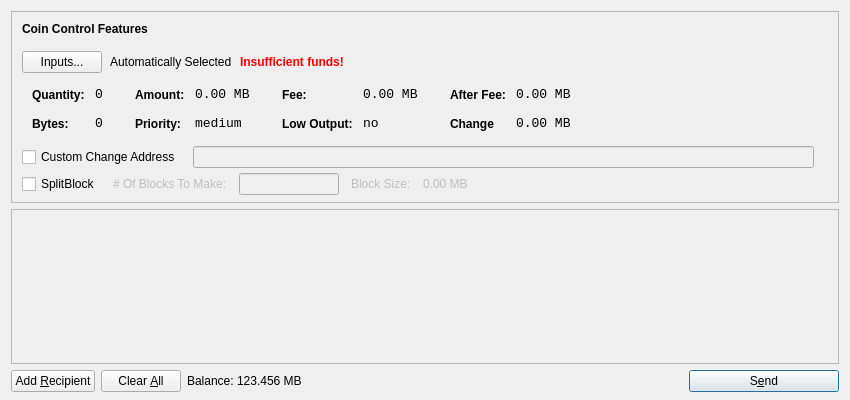
<?xml version="1.0" encoding="UTF-8"?>
<ui version="4.0">
 <class>SendCoinsDialog</class>
 <widget class="QDialog" name="SendCoinsDialog">
  <property name="geometry">
   <rect>
    <x>0</x>
    <y>0</y>
    <width>850</width>
    <height>400</height>
   </rect>
  </property>
  <property name="windowTitle">
   <string>Send Coins</string>
  </property>
  <layout class="QVBoxLayout" name="verticalLayout" stretch="0,1,0">
   <property name="bottomMargin">
    <number>8</number>
   </property>
   <item>
    <widget class="QFrame" name="frameCoinControl">
     <property name="sizePolicy">
      <sizepolicy hsizetype="Expanding" vsizetype="Expanding">
       <horstretch>0</horstretch>
       <verstretch>0</verstretch>
      </sizepolicy>
     </property>
     <property name="maximumSize">
      <size>
       <width>16777215</width>
       <height>16777215</height>
      </size>
     </property>
     <property name="frameShape">
      <enum>QFrame::StyledPanel</enum>
     </property>
     <property name="frameShadow">
      <enum>QFrame::Sunken</enum>
     </property>
     <layout class="QVBoxLayout" name="verticalLayoutCoinControl2">
      <property name="spacing">
       <number>-1</number>
      </property>
      <property name="leftMargin">
       <number>0</number>
      </property>
      <property name="topMargin">
       <number>0</number>
      </property>
      <property name="rightMargin">
       <number>0</number>
      </property>
      <property name="bottomMargin">
       <number>6</number>
      </property>
      <item>
       <layout class="QVBoxLayout" name="verticalLayoutCoinControl" stretch="0,0,0,0,1">
        <property name="spacing">
         <number>0</number>
        </property>
        <property name="leftMargin">
         <number>10</number>
        </property>
        <property name="topMargin">
         <number>10</number>
        </property>
        <item>
         <layout class="QHBoxLayout" name="horizontalLayoutCoinControl1">
          <property name="bottomMargin">
           <number>15</number>
          </property>
          <item>
           <widget class="QLabel" name="labelCoinControlFeatures">
            <property name="sizePolicy">
             <sizepolicy hsizetype="Preferred" vsizetype="Maximum">
              <horstretch>0</horstretch>
              <verstretch>0</verstretch>
             </sizepolicy>
            </property>
            <property name="font">
             <font>
              <weight>75</weight>
              <bold>true</bold>
             </font>
            </property>
            <property name="styleSheet">
             <string notr="true">font-weight:bold;</string>
            </property>
            <property name="text">
             <string>Coin Control Features</string>
            </property>
           </widget>
          </item>
         </layout>
        </item>
        <item>
         <layout class="QHBoxLayout" name="horizontalLayoutCoinControl2" stretch="0,0,0,0">
          <property name="spacing">
           <number>8</number>
          </property>
          <property name="bottomMargin">
           <number>10</number>
          </property>
          <item>
           <widget class="QPushButton" name="pushButtonCoinControl">
            <property name="styleSheet">
             <string notr="true"/>
            </property>
            <property name="text">
             <string>Inputs...</string>
            </property>
           </widget>
          </item>
          <item>
           <widget class="QLabel" name="labelCoinControlAutomaticallySelected">
            <property name="text">
             <string>Automatically Selected</string>
            </property>
            <property name="margin">
             <number>5</number>
            </property>
           </widget>
          </item>
          <item>
           <widget class="QLabel" name="labelCoinControlInsuffFunds">
            <property name="font">
             <font>
              <weight>75</weight>
              <bold>true</bold>
             </font>
            </property>
            <property name="styleSheet">
             <string notr="true">color:red;font-weight:bold;</string>
            </property>
            <property name="text">
             <string>Insufficient funds!</string>
            </property>
            <property name="margin">
             <number>5</number>
            </property>
           </widget>
          </item>
          <item>
           <spacer name="horizontalSpacerCoinControl">
            <property name="orientation">
             <enum>Qt::Horizontal</enum>
            </property>
            <property name="sizeHint" stdset="0">
             <size>
              <width>40</width>
              <height>1</height>
             </size>
            </property>
           </spacer>
          </item>
         </layout>
        </item>
        <item>
         <widget class="QWidget" name="widgetCoinControl" native="true">
          <property name="sizePolicy">
           <sizepolicy hsizetype="Preferred" vsizetype="Preferred">
            <horstretch>0</horstretch>
            <verstretch>0</verstretch>
           </sizepolicy>
          </property>
          <property name="minimumSize">
           <size>
            <width>0</width>
            <height>0</height>
           </size>
          </property>
          <property name="styleSheet">
           <string notr="true"/>
          </property>
          <layout class="QHBoxLayout" name="horizontalLayoutCoinControl5">
           <property name="margin">
            <number>0</number>
           </property>
           <item>
            <layout class="QHBoxLayout" name="horizontalLayoutCoinControl3" stretch="0,0,0,1">
             <property name="spacing">
              <number>20</number>
             </property>
             <property name="topMargin">
              <number>0</number>
             </property>
             <property name="bottomMargin">
              <number>10</number>
             </property>
             <item>
              <layout class="QFormLayout" name="formLayoutCoinControl1">
               <property name="horizontalSpacing">
                <number>10</number>
               </property>
               <property name="verticalSpacing">
                <number>14</number>
               </property>
               <property name="leftMargin">
                <number>10</number>
               </property>
               <property name="topMargin">
                <number>4</number>
               </property>
               <property name="rightMargin">
                <number>6</number>
               </property>
               <item row="0" column="0">
                <widget class="QLabel" name="labelCoinControlQuantityText">
                 <property name="styleSheet">
                  <string notr="true">font-weight:bold;</string>
                 </property>
                 <property name="text">
                  <string>Quantity:</string>
                 </property>
                 <property name="margin">
                  <number>0</number>
                 </property>
                </widget>
               </item>
               <item row="0" column="1">
                <widget class="QLabel" name="labelCoinControlQuantity">
                 <property name="font">
                  <font>
                   <family>Monospace</family>
                   <pointsize>10</pointsize>
                  </font>
                 </property>
                 <property name="cursor">
                  <cursorShape>IBeamCursor</cursorShape>
                 </property>
                 <property name="contextMenuPolicy">
                  <enum>Qt::ActionsContextMenu</enum>
                 </property>
                 <property name="text">
                  <string>0</string>
                 </property>
                 <property name="margin">
                  <number>0</number>
                 </property>
                 <property name="textInteractionFlags">
                  <set>Qt::LinksAccessibleByMouse|Qt::TextSelectableByKeyboard|Qt::TextSelectableByMouse</set>
                 </property>
                </widget>
               </item>
               <item row="1" column="0">
                <widget class="QLabel" name="labelCoinControlBytesText">
                 <property name="styleSheet">
                  <string notr="true">font-weight:bold;</string>
                 </property>
                 <property name="text">
                  <string>Bytes:</string>
                 </property>
                </widget>
               </item>
               <item row="1" column="1">
                <widget class="QLabel" name="labelCoinControlBytes">
                 <property name="font">
                  <font>
                   <family>Monospace</family>
                   <pointsize>10</pointsize>
                  </font>
                 </property>
                 <property name="cursor">
                  <cursorShape>IBeamCursor</cursorShape>
                 </property>
                 <property name="contextMenuPolicy">
                  <enum>Qt::ActionsContextMenu</enum>
                 </property>
                 <property name="text">
                  <string>0</string>
                 </property>
                 <property name="textInteractionFlags">
                  <set>Qt::LinksAccessibleByMouse|Qt::TextSelectableByKeyboard|Qt::TextSelectableByMouse</set>
                 </property>
                </widget>
               </item>
              </layout>
             </item>
             <item>
              <layout class="QFormLayout" name="formLayoutCoinControl2">
               <property name="horizontalSpacing">
                <number>10</number>
               </property>
               <property name="verticalSpacing">
                <number>14</number>
               </property>
               <property name="leftMargin">
                <number>6</number>
               </property>
               <property name="topMargin">
                <number>4</number>
               </property>
               <property name="rightMargin">
                <number>6</number>
               </property>
               <item row="0" column="0">
                <widget class="QLabel" name="labelCoinControlAmountText">
                 <property name="styleSheet">
                  <string notr="true">font-weight:bold;</string>
                 </property>
                 <property name="text">
                  <string>Amount:</string>
                 </property>
                 <property name="margin">
                  <number>0</number>
                 </property>
                </widget>
               </item>
               <item row="0" column="1">
                <widget class="QLabel" name="labelCoinControlAmount">
                 <property name="font">
                  <font>
                   <family>Monospace</family>
                   <pointsize>10</pointsize>
                  </font>
                 </property>
                 <property name="cursor">
                  <cursorShape>IBeamCursor</cursorShape>
                 </property>
                 <property name="contextMenuPolicy">
                  <enum>Qt::ActionsContextMenu</enum>
                 </property>
                 <property name="text">
                  <string>0.00 MB</string>
                 </property>
                 <property name="textInteractionFlags">
                  <set>Qt::LinksAccessibleByMouse|Qt::TextSelectableByKeyboard|Qt::TextSelectableByMouse</set>
                 </property>
                </widget>
               </item>
               <item row="1" column="0">
                <widget class="QLabel" name="labelCoinControlPriorityText">
                 <property name="styleSheet">
                  <string notr="true">font-weight:bold;</string>
                 </property>
                 <property name="text">
                  <string>Priority:</string>
                 </property>
                </widget>
               </item>
               <item row="1" column="1">
                <widget class="QLabel" name="labelCoinControlPriority">
                 <property name="font">
                  <font>
                   <family>Monospace</family>
                   <pointsize>10</pointsize>
                  </font>
                 </property>
                 <property name="cursor">
                  <cursorShape>IBeamCursor</cursorShape>
                 </property>
                 <property name="contextMenuPolicy">
                  <enum>Qt::ActionsContextMenu</enum>
                 </property>
                 <property name="text">
                  <string>medium</string>
                 </property>
                 <property name="textInteractionFlags">
                  <set>Qt::LinksAccessibleByMouse|Qt::TextSelectableByKeyboard|Qt::TextSelectableByMouse</set>
                 </property>
                </widget>
               </item>
              </layout>
             </item>
             <item>
              <layout class="QFormLayout" name="formLayoutCoinControl3">
               <property name="horizontalSpacing">
                <number>10</number>
               </property>
               <property name="verticalSpacing">
                <number>14</number>
               </property>
               <property name="leftMargin">
                <number>6</number>
               </property>
               <property name="topMargin">
                <number>4</number>
               </property>
               <property name="rightMargin">
                <number>6</number>
               </property>
               <item row="0" column="0">
                <widget class="QLabel" name="labelCoinControlFeeText">
                 <property name="styleSheet">
                  <string notr="true">font-weight:bold;</string>
                 </property>
                 <property name="text">
                  <string>Fee:</string>
                 </property>
                 <property name="margin">
                  <number>0</number>
                 </property>
                </widget>
               </item>
               <item row="0" column="1">
                <widget class="QLabel" name="labelCoinControlFee">
                 <property name="font">
                  <font>
                   <family>Monospace</family>
                   <pointsize>10</pointsize>
                  </font>
                 </property>
                 <property name="cursor">
                  <cursorShape>IBeamCursor</cursorShape>
                 </property>
                 <property name="contextMenuPolicy">
                  <enum>Qt::ActionsContextMenu</enum>
                 </property>
                 <property name="text">
                  <string>0.00 MB</string>
                 </property>
                 <property name="textInteractionFlags">
                  <set>Qt::LinksAccessibleByMouse|Qt::TextSelectableByKeyboard|Qt::TextSelectableByMouse</set>
                 </property>
                </widget>
               </item>
               <item row="1" column="0">
                <widget class="QLabel" name="labelCoinControlLowOutputText">
                 <property name="styleSheet">
                  <string notr="true">font-weight:bold;</string>
                 </property>
                 <property name="text">
                  <string>Low Output:</string>
                 </property>
                </widget>
               </item>
               <item row="1" column="1">
                <widget class="QLabel" name="labelCoinControlLowOutput">
                 <property name="font">
                  <font>
                   <family>Monospace</family>
                   <pointsize>10</pointsize>
                  </font>
                 </property>
                 <property name="cursor">
                  <cursorShape>IBeamCursor</cursorShape>
                 </property>
                 <property name="contextMenuPolicy">
                  <enum>Qt::ActionsContextMenu</enum>
                 </property>
                 <property name="text">
                  <string>no</string>
                 </property>
                 <property name="textInteractionFlags">
                  <set>Qt::LinksAccessibleByMouse|Qt::TextSelectableByKeyboard|Qt::TextSelectableByMouse</set>
                 </property>
                </widget>
               </item>
              </layout>
             </item>
             <item>
              <layout class="QFormLayout" name="formLayoutCoinControl4">
               <property name="fieldGrowthPolicy"> 
                <enum>QFormLayout::AllNonFixedFieldsGrow</enum> 
               </property>
               <property name="horizontalSpacing">
                <number>10</number>
               </property>
               <property name="verticalSpacing">
                <number>14</number>
               </property>
               <property name="leftMargin">
                <number>6</number>
               </property>
               <property name="topMargin">
                <number>4</number>
               </property>
               <property name="rightMargin">
                <number>6</number>
               </property>
               <item row="0" column="0">
                <widget class="QLabel" name="labelCoinControlAfterFeeText">
                 <property name="styleSheet">
                  <string notr="true">font-weight:bold;</string>
                 </property>
                 <property name="text">
                  <string>After Fee:</string>
                 </property>
                 <property name="margin">
                  <number>0</number>
                 </property>
                </widget>
               </item>
               <item row="0" column="1">
                <widget class="QLabel" name="labelCoinControlAfterFee">
                 <property name="font">
                  <font>
                   <family>Monospace</family>
                   <pointsize>10</pointsize>
                  </font>
                 </property>
                 <property name="cursor">
                  <cursorShape>IBeamCursor</cursorShape>
                 </property>
                 <property name="contextMenuPolicy">
                  <enum>Qt::ActionsContextMenu</enum>
                 </property>
                 <property name="text">
                  <string>0.00 MB</string>
                 </property>
                 <property name="textInteractionFlags">
                  <set>Qt::LinksAccessibleByMouse|Qt::TextSelectableByKeyboard|Qt::TextSelectableByMouse</set>
                 </property>
                </widget>
               </item>
               <item row="1" column="0">
                <widget class="QLabel" name="labelCoinControlChangeText">
                 <property name="styleSheet">
                  <string notr="true">font-weight:bold;</string>
                 </property>
                 <property name="text">
                  <string>Change</string>
                 </property>
                </widget>
               </item>
               <item row="1" column="1">
                <widget class="QLabel" name="labelCoinControlChange">
                 <property name="font">
                  <font>
                   <family>Monospace</family>
                   <pointsize>10</pointsize>
                  </font>
                 </property>
                 <property name="cursor">
                  <cursorShape>IBeamCursor</cursorShape>
                 </property>
                 <property name="contextMenuPolicy">
                  <enum>Qt::ActionsContextMenu</enum>
                 </property>
                 <property name="text">
                  <string>0.00 MB</string>
                 </property>
                 <property name="textInteractionFlags">
                  <set>Qt::LinksAccessibleByMouse|Qt::TextSelectableByKeyboard|Qt::TextSelectableByMouse</set>
                 </property>
                </widget>
               </item>
              </layout>
             </item>
            </layout>
           </item>
          </layout>
         </widget>
        </item>
        <item>
         <layout class="QHBoxLayout" name="horizontalLayoutCoinControl4" stretch="0,0,0">
          <property name="spacing">
           <number>12</number>
          </property>
          <property name="sizeConstraint">
           <enum>QLayout::SetDefaultConstraint</enum>
          </property>
          <property name="topMargin">
           <number>5</number>
          </property>
          <property name="rightMargin">
           <number>5</number>
          </property>
          <item>
           <widget class="QCheckBox" name="checkBoxCoinControlChange">
            <property name="text">
             <string>Custom Change Address</string>
            </property>
           </widget>
          </item>
          <item>
           <widget class="QLineEdit" name="lineEditCoinControlChange">
            <property name="enabled">
             <bool>false</bool>
            </property>
            <property name="sizePolicy">
             <sizepolicy hsizetype="Expanding" vsizetype="Fixed">
              <horstretch>0</horstretch>
              <verstretch>0</verstretch>
             </sizepolicy>
            </property>
           </widget>
          </item>
          <item>
           <widget class="QLabel" name="labelCoinControlChangeLabel">
            <property name="sizePolicy">
             <sizepolicy hsizetype="Preferred" vsizetype="Expanding">
              <horstretch>0</horstretch>
              <verstretch>0</verstretch>
             </sizepolicy>
            </property>
            <property name="minimumSize">
             <size>
              <width>0</width>
              <height>0</height>
             </size>
            </property>
            <property name="text">
             <string/>
            </property>
            <property name="margin">
             <number>3</number>
            </property>
           </widget>
          </item>
         </layout>
        </item>
        <item>
         <layout class="QHBoxLayout" name="horizontalLayoutCoinControl4a" stretch="0,0,0,0">
          <property name="alignment" >
         <set>Qt::AlignLeft</set>
          </property>
          <property name="spacing">
           <number>12</number>
          </property>
          <property name="sizeConstraint">
           <enum>QLayout::SetDefaultConstraint</enum>
          </property>
          <property name="topMargin">
           <number>5</number>
          </property>
          <property name="rightMargin">
           <number>5</number>
          </property>
           <item> 
           <widget class="QCheckBox" name="splitBlockCheckBox"> 
            <property name="text"> 
             <string>SplitBlock</string> 
            </property> 
           </widget> 
          </item> 
          <item> 
           <widget class="QLabel" name="labelBlocksToMakeText"> 
            <property name="enabled"> 
             <bool>false</bool> 
            </property> 
            <property name="text"> 
             <string># Of Blocks To Make:</string> 
            </property> 
           </widget> 
          </item>
          <item> 
           <widget class="QLineEdit" name="splitBlockLineEdit"> 
            <property name="enabled"> 
             <bool>false</bool> 
            </property> 
            <property name="sizePolicy"> 
             <sizepolicy hsizetype="Fixed" vsizetype="Fixed"> 
              <horstretch>0</horstretch> 
              <verstretch>0</verstretch> 
             </sizepolicy> 
            </property> 
            <property name="maximumSize"> 
             <size> 
              <width>100</width> 
              <height>16777215</height> 
             </size> 
            </property> 
           </widget> 
          </item> 
          <item> 
           <widget class="QLabel" name="labelBlockSizeText"> 
            <property name="enabled"> 
             <bool>false</bool> 
            </property> 
            <property name="text"> 
             <string>Block Size:</string> 
            </property> 
           </widget> 
          </item> 
          <item> 
           <widget class="QLabel" name="labelBlockSize"> 
            <property name="enabled"> 
             <bool>false</bool> 
            </property> 
            <property name="text"> 
             <string>0.00 MB</string> 
            </property>
           </widget> 
           </item>
         </layout>
        </item>
        <item>
         <spacer name="verticalSpacerCoinControl">
          <property name="orientation">
           <enum>Qt::Vertical</enum>
          </property>
          <property name="sizeHint" stdset="0">
           <size>
            <width>800</width>
            <height>1</height>
           </size>
          </property>
         </spacer>
        </item>
       </layout>
      </item>
     </layout>
    </widget>
   </item>
   <item>
    <widget class="QScrollArea" name="scrollArea">
     <property name="widgetResizable">
      <bool>true</bool>
     </property>
     <widget class="QWidget" name="scrollAreaWidgetContents">
      <property name="geometry">
       <rect>
        <x>0</x>
        <y>0</y>
        <width>830</width>
        <height>165</height>
       </rect>
      </property>
      <layout class="QVBoxLayout" name="verticalLayout_2">
       <property name="margin">
        <number>0</number>
       </property>
       <item>
        <layout class="QVBoxLayout" name="entries">
         <property name="spacing">
          <number>6</number>
         </property>
        </layout>
       </item>
       <item>
        <spacer name="verticalSpacer">
         <property name="orientation">
          <enum>Qt::Vertical</enum>
         </property>
         <property name="sizeHint" stdset="0">
          <size>
           <width>20</width>
           <height>40</height>
          </size>
         </property>
        </spacer>
       </item>
      </layout>
     </widget>
    </widget>
   </item>
   <item>
    <layout class="QHBoxLayout" name="horizontalLayout">
     <item>
      <widget class="QPushButton" name="addButton">
       <property name="toolTip">
        <string>Send to multiple recipients at once</string>
       </property>
       <property name="text">
        <string>Add &amp;Recipient</string>
       </property>
       <property name="icon">
        <iconset resource="../bitcoin.qrc">
         <normaloff>:/icons/add</normaloff>:/icons/add</iconset>
       </property>
       <property name="autoDefault">
        <bool>false</bool>
       </property>
      </widget>
     </item>
     <item>
      <widget class="QPushButton" name="clearButton">
       <property name="sizePolicy">
        <sizepolicy hsizetype="Minimum" vsizetype="Fixed">
         <horstretch>0</horstretch>
         <verstretch>0</verstretch>
        </sizepolicy>
       </property>
       <property name="toolTip">
        <string>Remove all transaction fields</string>
       </property>
       <property name="text">
        <string>Clear &amp;All</string>
       </property>
       <property name="icon">
        <iconset resource="../bitcoin.qrc">
         <normaloff>:/icons/remove</normaloff>:/icons/remove</iconset>
       </property>
       <property name="autoRepeatDelay">
        <number>300</number>
       </property>
       <property name="autoDefault">
        <bool>false</bool>
       </property>
      </widget>
     </item>
     <item>
      <layout class="QHBoxLayout" name="horizontalLayout_2">
       <property name="spacing">
        <number>3</number>
       </property>
       <item>
        <widget class="QLabel" name="label">
         <property name="sizePolicy">
          <sizepolicy hsizetype="Preferred" vsizetype="Fixed">
           <horstretch>0</horstretch>
           <verstretch>0</verstretch>
          </sizepolicy>
         </property>
         <property name="text">
          <string>Balance:</string>
         </property>
        </widget>
       </item>
       <item>
        <widget class="QLabel" name="labelBalance">
         <property name="sizePolicy">
          <sizepolicy hsizetype="Preferred" vsizetype="Fixed">
           <horstretch>0</horstretch>
           <verstretch>0</verstretch>
          </sizepolicy>
         </property>
         <property name="cursor">
          <cursorShape>IBeamCursor</cursorShape>
         </property>
         <property name="text">
          <string>123.456 MB</string>
         </property>
         <property name="textInteractionFlags">
          <set>Qt::LinksAccessibleByMouse|Qt::TextSelectableByKeyboard|Qt::TextSelectableByMouse</set>
         </property>
        </widget>
       </item>
      </layout>
     </item>
     <item>
      <spacer name="horizontalSpacer">
       <property name="orientation">
        <enum>Qt::Horizontal</enum>
       </property>
       <property name="sizeHint" stdset="0">
        <size>
         <width>40</width>
         <height>20</height>
        </size>
       </property>
      </spacer>
     </item>
     <item>
      <widget class="QPushButton" name="sendButton">
       <property name="minimumSize">
        <size>
         <width>150</width>
         <height>0</height>
        </size>
       </property>
       <property name="toolTip">
        <string>Confirm the send action</string>
       </property>
       <property name="text">
        <string>S&amp;end</string>
       </property>
       <property name="icon">
        <iconset resource="../bitcoin.qrc">
         <normaloff>:/icons/send</normaloff>:/icons/send</iconset>
       </property>
       <property name="default">
        <bool>true</bool>
       </property>
      </widget>
     </item>
    </layout>
   </item>
  </layout>
 </widget>
 <resources>
  <include location="../bitcoin.qrc"/>
 </resources>
 <connections/>
</ui>
